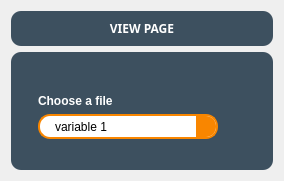
         <widget class="QWidget" name="view_page">
          <layout class="QVBoxLayout" name="verticalLayout_8">
           <item>
            <widget class="QFrame" name="view_page_header">
             <property name="font">
              <font>
               <family>NovaFlat</family>
               <bold>true</bold>
              </font>
             </property>
             <property name="styleSheet">
              <string notr="true">color:white;
	background-color: rgb(61, 80, 95);
	border-radius: 10px;</string>
             </property>
             <property name="frameShape">
              <enum>QFrame::Shape::StyledPanel</enum>
             </property>
             <property name="frameShadow">
              <enum>QFrame::Shadow::Raised</enum>
             </property>
             <layout class="QHBoxLayout" name="horizontalLayout_12">
              <item alignment="Qt::AlignmentFlag::Qt::AlignmentFlag::AlignTop">
               <widget class="QLabel" name="view_header">
                <property name="font">
                 <font>
                  <family>NovaFlat</family>
                  <bold>true</bold>
                 </font>
                </property>
                <property name="styleSheet">
                 <string notr="true"/>
                </property>
                <property name="text">
                 <string>VIEW PAGE</string>
                </property>
                <property name="alignment">
                 <set>Qt::AlignmentFlag::AlignCenter</set>
                </property>
               </widget>
              </item>
             </layout>
            </widget>
           </item>
           <item>
            <widget class="QFrame" name="view_page_main_screen">
             <property name="sizePolicy">
              <sizepolicy hsizetype="Preferred" vsizetype="Expanding">
               <horstretch>0</horstretch>
               <verstretch>0</verstretch>
              </sizepolicy>
             </property>
             <property name="styleSheet">
              <string notr="true">QWidget{
	color:white;
	background-color: rgb(61, 80, 95);
	border-radius: 10px;
}
</string>
             </property>
             <property name="frameShape">
              <enum>QFrame::Shape::StyledPanel</enum>
             </property>
             <property name="frameShadow">
              <enum>QFrame::Shadow::Raised</enum>
             </property>
             <layout class="QGridLayout" name="gridLayout_5">
              <item row="0" column="0">
               <widget class="QFrame" name="frame">
                <property name="minimumSize">
                 <size>
                  <width>0</width>
                  <height>100</height>
                 </size>
                </property>
                <property name="maximumSize">
                 <size>
                  <width>16777215</width>
                  <height>100</height>
                 </size>
                </property>
                <property name="frameShape">
                 <enum>QFrame::Shape::StyledPanel</enum>
                </property>
                <property name="frameShadow">
                 <enum>QFrame::Shadow::Raised</enum>
                </property>
                <layout class="QGridLayout" name="gridLayout_6">
                 <item row="0" column="0">
                  <widget class="QFrame" name="frame_3">
                   <property name="minimumSize">
                    <size>
                     <width>220</width>
                     <height>78</height>
                    </size>
                   </property>
                   <property name="maximumSize">
                    <size>
                     <width>220</width>
                     <height>78</height>
                    </size>
                   </property>
                   <property name="frameShape">
                    <enum>QFrame::Shape::StyledPanel</enum>
                   </property>
                   <property name="frameShadow">
                    <enum>QFrame::Shadow::Raised</enum>
                   </property>
                   <layout class="QVBoxLayout" name="verticalLayout_12">
                    <item>
                     <layout class="QVBoxLayout" name="verticalLayout_11">
                      <item>
                       <widget class="QLabel" name="label_6">
                        <property name="minimumSize">
                         <size>
                          <width>180</width>
                          <height>25</height>
                         </size>
                        </property>
                        <property name="maximumSize">
                         <size>
                          <width>180</width>
                          <height>25</height>
                         </size>
                        </property>
                        <property name="font">
                         <font>
                          <bold>true</bold>
                         </font>
                        </property>
                        <property name="styleSheet">
                         <string notr="true">border: none;</string>
                        </property>
                        <property name="text">
                         <string>Choose a file</string>
                        </property>
                        <property name="alignment">
                         <set>Qt::AlignmentFlag::AlignBottom|Qt::AlignmentFlag::AlignLeading|Qt::AlignmentFlag::AlignLeft</set>
                        </property>
                       </widget>
                      </item>
                      <item>
                       <widget class="QComboBox" name="comboBox">
                        <property name="minimumSize">
                         <size>
                          <width>180</width>
                          <height>25</height>
                         </size>
                        </property>
                        <property name="maximumSize">
                         <size>
                          <width>180</width>
                          <height>25</height>
                         </size>
                        </property>
                        <property name="styleSheet">
                         <string notr="true">QComboBox{
	background-color: white;
	border-radius: 12px;
	border: 2px solid #F98600;
	color: black;
	padding-left: 15px;
    padding-right: 10px;
}

QComboBox::drop-down {
    border: none;
    width: 20px;  /*tamanho da seta*/
    background-color: #F98600;
    border-top-right-radius: 10px;
    border-bottom-right-radius: 10px;
}

QComboBox::down-arrow {
    width: 10px;
    height: 10px;
}

QComboBox QAbstractItemView {
    border: 1px solid #F98600;
    background-color: white;
    color: black;
    selection-background-color: orange;
    selection-color: black;
    padding: 5px;
    border-radius: 5px;
}</string>
                        </property>
                        <item>
                         <property name="text">
                          <string>variable 1</string>
                         </property>
                        </item>
                        <item>
                         <property name="text">
                          <string>variable 2</string>
                         </property>
                        </item>
                        <item>
                         <property name="text">
                          <string>variable 3</string>
                         </property>
                        </item>
                       </widget>
                      </item>
                     </layout>
                    </item>
                   </layout>
                  </widget>
                 </item>
                 <item row="0" column="1">
                  <widget class="QFrame" name="frame_4">
                   <property name="frameShape">
                    <enum>QFrame::Shape::StyledPanel</enum>
                   </property>
                   <property name="frameShadow">
                    <enum>QFrame::Shadow::Raised</enum>
                   </property>
                  </widget>
                 </item>
                </layout>
               </widget>
              </item>
             </layout>
            </widget>
           </item>
          </layout>
         </widget>
